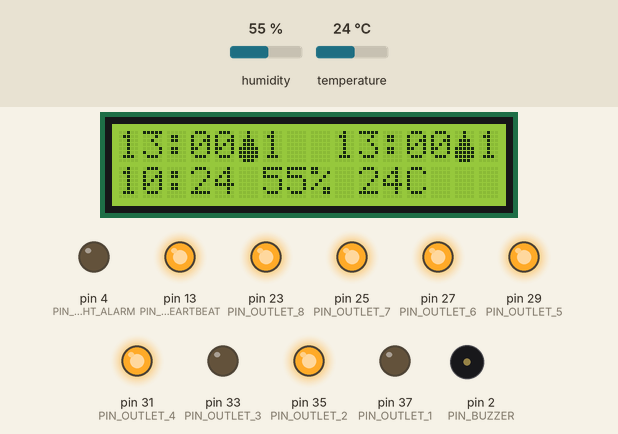
Simulated run of this sketch. Board: Arduino Mega 2560, built with avr-gcc and run on an emulated ATmega2560. On the bench: 16×2 character LCD, output pins drawn as LEDs (lit = HIGH), buzzer (waves = sounding, pin HIGH). Dashed ring = blinking. The test bench sets the inputs (shaded band); at power-on: temperature 24 °C, humidity 55 %. The local clock reads 2024-03-15 10:24:30 at power-on unless the sketch sets it; storage starts empty; what the sketch prints to the serial monitor is not drawn.

Above: at 1.1 s.
2.1 s: temperature set to 0 °C
At 6.0 s:
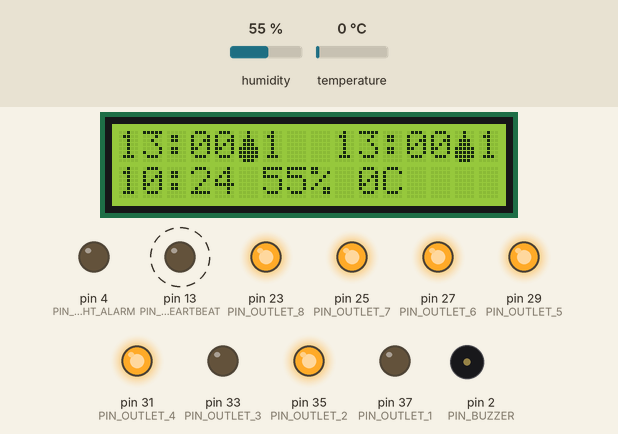
6.6 s: humidity set to 22 %
At 10.7 s:
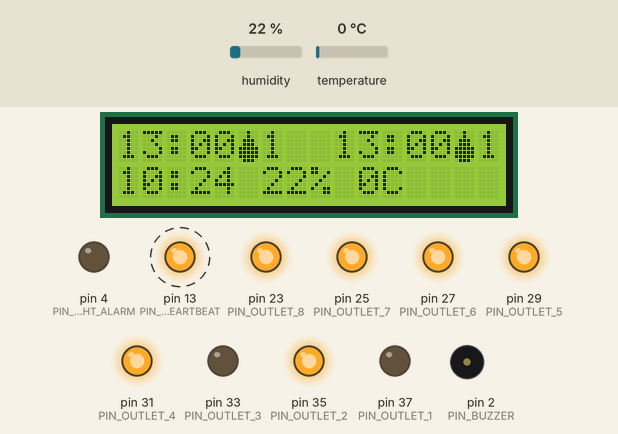
11.8 s: humidity set to 40 %
At 15.8 s:
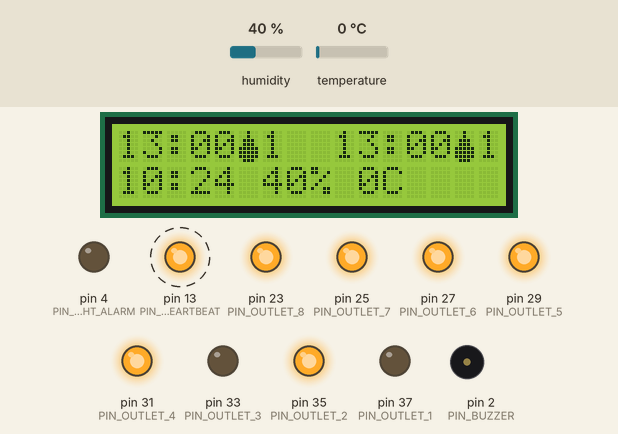
16.9 s: temperature set to 12 °C
At 20.9 s:
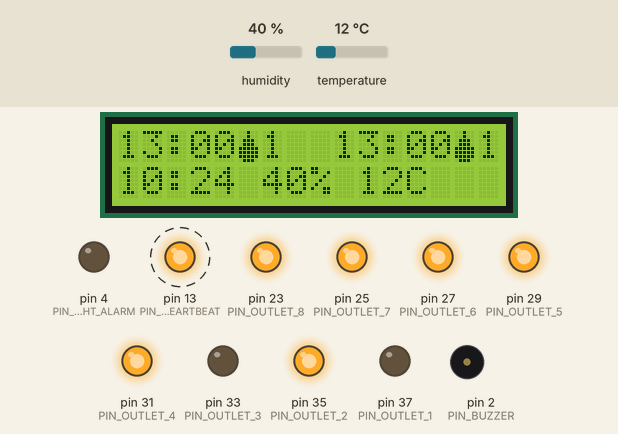
Timing chart, 0 to 23.0 s (numbered marks = the images above; inputs shaded):
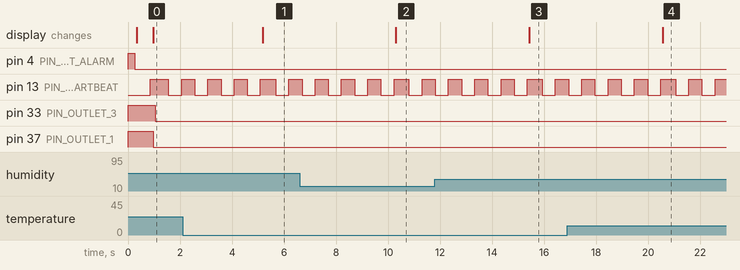

The sketch:

HydroponicsController.ino
```cpp
#define MINUTE UINT32_C(60)
#define HOUR UINT32_C(3600)
#define DAY UINT32_C(86400)

// configuration
//#define SCHEDULE_TEST // if defined, the clock will be greatly sped up
//#define SET_TIME_OVERRIDE // if defined, it will set the clock and stop.

struct Deck {
  const int id;

  const int lightOutlet;
  const int pumpOutlet;

  const uint32_t lightDuration; // seconds
  const uint32_t sunriseTime; // seconds after midnight
  const uint8_t floodCycles;

  const uint8_t floodMinutes;
  const uint8_t drainMinutes;
};

static const Deck g_deckList[] = {
  {1 /*id*/, 1 /*lightOutlet*/, 2 /*pumpOutlet*/, 12 * HOUR /*lightDuration*/, 9 * HOUR /*sunriseTime*/, 4 /*floodCycles*/, 4 /*floodMinutes*/, 0 /*drainMinutes*/},
  {2 /*id*/, 3 /*lightOutlet*/, 4 /*pumpOutlet*/, 12 * HOUR /*lightDuration*/, 9 * HOUR /*sunriseTime*/, 4 /*floodCycles*/, 5 /*floodMinutes*/, 5 /*drainMinutes*/},
};
static const uint8_t deckCount = sizeof(g_deckList) / sizeof(Deck);
static_assert(deckCount > 0, "Must have at least one deck");

#define LOG_INTERVAL_MINUTES 5

// pinout definitions
#define PIN_BUZZER            2
#define PIN_LIGHT_HEARTBEAT   LED_BUILTIN
#define PIN_LIGHT_ALARM       4

#define PIN_LCD_RS            22
#define PIN_LCD_EN            24
#define PIN_LCD_D4            26
#define PIN_LCD_D5            28
#define PIN_LCD_D6            30
#define PIN_LCD_D7            32

#define PIN_DHT               34
#define PIN_SD_CHIPSELECT     53

#define PIN_OUTLET_1          37
#define PIN_OUTLET_2          35
#define PIN_OUTLET_3          33
#define PIN_OUTLET_4          31
#define PIN_OUTLET_5          29
#define PIN_OUTLET_6          27
#define PIN_OUTLET_7          25
#define PIN_OUTLET_8          23

// includes
#include <avr/wdt.h>
#include <Wire.h> // used by RTClb (I2C?)
#include "DHT.h"
#include "RTClib.h"

#define HEARTBEAT wdt_reset()

class Display {
public:
  static void init();
  static void poll();
  static void showError(const char* message);

private:
  static void update();
};

class Log {
public:
  enum Level { info, warn, error, fatal };

  static void init();
  static void poll();
  static void logString(Level level, String message);
  static bool haveSeenError() { return errorSeen; }

private:
  static void update();

  static bool errorSeen;
};

class PumpSchedule; // for some reason this needs to be here for stuff in Pumps.ino to work??
class Pumps {
public:
  static void init();
  static void poll();

  static uint8_t getCurrentCycle(uint8_t index);
  static uint32_t getNextEvent(uint8_t index);
};

class Lights {
public:
  static void init();
  static void poll();
};

RTC_DS3231 g_rtc;
DHT g_dht(PIN_DHT, DHT22);

// global state
DateTime g_now;
float g_airTemp;
float g_airHumidity;

void pollSensorState() {
  // TODO update sensors: water temp, water EC, water pH, water level (x4), soil humidity (x3)

  // DHT updates about once every 2 seconds, and update takes 250ms. (otherwise it does nothing, seemingly)
  g_airTemp = g_dht.readTemperature();
  g_airHumidity = g_dht.readHumidity();
}

void setOutlet(int number, bool on) {
  Log::logString(Log::info, "Setting outlet " + String(number) + " = " + String(on));
  if (number < 1 || number > 8)
    fatalError("bad outlet #");
  static const int pinMap[8] = {
    PIN_OUTLET_1,
    PIN_OUTLET_2,
    PIN_OUTLET_3,
    PIN_OUTLET_4,
    PIN_OUTLET_5,
    PIN_OUTLET_6,
    PIN_OUTLET_7,
    PIN_OUTLET_8,
  };
  digitalWrite(pinMap[number-1], on ? LOW : HIGH);
}

void setup() {
  // enable watchdog timer
  HEARTBEAT;
  wdt_enable(WDTO_2S); // 2 seconds

  // configure pins
  HEARTBEAT;
  pinMode(PIN_BUZZER, OUTPUT);
  pinMode(PIN_LIGHT_HEARTBEAT, OUTPUT);
  pinMode(PIN_LIGHT_ALARM, OUTPUT);
  pinMode(PIN_OUTLET_1, OUTPUT);
  pinMode(PIN_OUTLET_2, OUTPUT);
  pinMode(PIN_OUTLET_3, OUTPUT);
  pinMode(PIN_OUTLET_4, OUTPUT);
  pinMode(PIN_OUTLET_5, OUTPUT);
  pinMode(PIN_OUTLET_6, OUTPUT);
  pinMode(PIN_OUTLET_7, OUTPUT);
  pinMode(PIN_OUTLET_8, OUTPUT);

  digitalWrite(PIN_OUTLET_1, HIGH); // high means relay off
  digitalWrite(PIN_OUTLET_2, HIGH);
  digitalWrite(PIN_OUTLET_3, HIGH);
  digitalWrite(PIN_OUTLET_4, HIGH);
  digitalWrite(PIN_OUTLET_5, HIGH);
  digitalWrite(PIN_OUTLET_6, HIGH);
  digitalWrite(PIN_OUTLET_7, HIGH);
  digitalWrite(PIN_OUTLET_8, HIGH);

  // lamp test (briefly illuminate all to ensure they're connected and functioning)
  digitalWrite(PIN_BUZZER, LOW);
  digitalWrite(PIN_LIGHT_HEARTBEAT, LOW);
  digitalWrite(PIN_LIGHT_ALARM, HIGH);
  delay(250);
  digitalWrite(PIN_BUZZER, LOW);
  digitalWrite(PIN_LIGHT_HEARTBEAT, LOW);
  digitalWrite(PIN_LIGHT_ALARM, LOW);

  // initialize hardware, modules
  HEARTBEAT;
  Display::init();
  Log::init();

  if (!g_rtc.begin())
    fatalError("begin RTC error");
#ifdef SET_TIME_OVERRIDE
  g_rtc.adjust(DateTime(F(__DATE__), F(__TIME__)));
#endif
  delay(500); // come to our senses and get a sane time

  HEARTBEAT;
  g_now = g_rtc.now();
  Lights::init();
  Pumps::init();

  Log::logString(Log::warn, "RESET");
#ifdef SCHEDULE_TEST
  Log::logString(Log::warn, "Schedule test enabled.");
#endif
}

void loop() {
  HEARTBEAT;

  // update clock time
#ifdef SCHEDULE_TEST
  g_now = g_now + TimeSpan(MINUTE); // fast forward - one minute per tick
#else
  g_now = g_rtc.now();
#endif

  pollSensorState();

  Display::poll();
  Log::poll();
  Lights::poll();
  Pumps::poll();

  HEARTBEAT;
  delay(500); // ms
}

void fatalError(const char* message) {
  // activate red light & alarm buzzer
  digitalWrite(PIN_BUZZER, HIGH);
  digitalWrite(PIN_LIGHT_ALARM, HIGH);

  Log::logString(Log::fatal, message);
  Display::showError(message); // display error on LCD

  // wait for watchdog to reset us (no heartbeat!) while drawing attention
  while (true) {
    delay(250);
    digitalWrite(PIN_BUZZER, LOW);
    digitalWrite(PIN_LIGHT_ALARM, LOW);
    delay(250);
    digitalWrite(PIN_BUZZER, HIGH);
    digitalWrite(PIN_LIGHT_ALARM, HIGH);
  }
}
```

Display.ino
```cpp
#include <LiquidCrystal.h>

// custom characters
byte customChar_waterDrop[] = {
  B00100,
  B00100,
  B01110,
  B01110,
  B11111,
  B11111,
  B11111,
  B01110
};
byte customChar_twoDrops[] = {
  B01000,
  B01000,
  B11100,
  B01000,
  B00010,
  B00010,
  B00111,
  B00010
};
byte customChar_drain[] = {
  B00000,
  B10001,
  B10001,
  B10001,
  B11111,
  B00100,
  B00000,
  B00100
};
byte customChar_fill[] = {
  B00100,
  B10001,
  B10101,
  B11111,
  B11111,
  B00000,
  B00000,
  B00000
};

LiquidCrystal g_lcd(PIN_LCD_RS, PIN_LCD_EN, PIN_LCD_D4, PIN_LCD_D5, PIN_LCD_D6, PIN_LCD_D7);

/*static*/ void Display::init() {
  // 16x2 display area
  g_lcd.begin(16, 2);

  // up to 8 custom characters, 5x8
  g_lcd.createChar(0, customChar_waterDrop);
  g_lcd.createChar(1, customChar_drain);
  g_lcd.createChar(2, customChar_fill);
}

/*static*/ void Display::poll() {
  // blink heartbeat light
  static bool heartbeatLightState = false;
  heartbeatLightState = !heartbeatLightState;
  digitalWrite(PIN_LIGHT_HEARTBEAT, heartbeatLightState ? HIGH : LOW);

  // update check engine light
  digitalWrite(PIN_LIGHT_ALARM, Log::haveSeenError() ? HIGH : LOW);

  // update LCD
  static uint32_t refreshInterval = 5; // in seconds. (rate limited to reduce flicker)
  static uint32_t lastRefresh = 0;
  uint32_t now = g_now.unixtime();
  if (now - lastRefresh >= refreshInterval) {
    lastRefresh = now;
    update();
  }
}

/*static*/ void Display::showError(const char* message) {
  g_lcd.clear();
  g_lcd.print(message);
}

// actually writes to LCD
/*static*/ void Display::update() {
  /*
   |      |       |  (measures 16 characters)
   HH:MM*#  HH:MM*#  tray1 next flood, tray 1 flood index, tray2 next flood, tray2 flood index
     HH:MM ##% ##C   clock, humidity, temp
   */

  auto displayTrayInfo = [](uint8_t deckIndex) {
    DateTime nextEvent = DateTime(Pumps::getNextEvent(deckIndex));
    if (nextEvent.hour() < 10) g_lcd.print('0');
    g_lcd.print(nextEvent.hour(), DEC);
    g_lcd.print(':');
    if (nextEvent.minute() < 10) g_lcd.print('0');
    g_lcd.print(nextEvent.minute(), DEC);
    g_lcd.write(byte(0)); // water drop
    g_lcd.print(Pumps::getCurrentCycle(deckIndex));
  };


  // 16x2 display area
  g_lcd.begin(16, 2); // HACK HACK HACK try to reset lcd in case noise from pumps has scrambled it

  g_lcd.clear();
  displayTrayInfo(0);
  g_lcd.print("  ");
  displayTrayInfo(1);

  g_lcd.setCursor(0,1);
  if (g_now.hour() < 10) g_lcd.print('0');
  g_lcd.print(g_now.hour(), DEC);
  g_lcd.print(':');
  if (g_now.minute() < 10) g_lcd.print('0');
  g_lcd.print(g_now.minute(), DEC);
  g_lcd.print(' ');
  g_lcd.print((int) g_airHumidity, DEC);
  g_lcd.print("% ");
  g_lcd.print((int) g_airTemp, DEC);
  g_lcd.print("C");
}
```

Lights.ino
```cpp
/*static*/ void Lights::init() {
}

/*static*/ void Lights::poll() {
  static bool lightOn[deckCount] {};

  uint32_t daySeconds = g_now.unixtime() % DAY;
  for (int i=0; i<deckCount; i++) {
    const bool afterSunrise = daySeconds >= g_deckList[i].sunriseTime;
    const bool beforeSunset = daySeconds < (g_deckList[i].sunriseTime + g_deckList[i].lightDuration);
    const bool shouldBeOn = afterSunrise && beforeSunset;

    if (lightOn[i] != shouldBeOn) {
      lightOn[i] = shouldBeOn;
      Log::logString(Log::info, (shouldBeOn ? "Sunrise #" : "Sunset #") + String(g_deckList[i].id));
      setOutlet(g_deckList[i].lightOutlet, shouldBeOn);
    }
  }
}
```

Log.ino
```cpp
#include <SPI.h> // used by SD.h
#include <SD.h>

bool lastSerialState = false;
bool Log::errorSeen = false;

/*static*/ void Log::init() {
  Serial.begin(9600);

  if (!SD.begin(PIN_SD_CHIPSELECT))
    fatalError("SD card fail");
}

/*static*/ void Log::poll() {
  static uint32_t nextLogTime = g_now.unixtime() + 5; // begin a few seconds after boot to have sane sensor data

  uint32_t unixTime = g_now.unixtime();
  if (unixTime >= nextLogTime) {
    nextLogTime = unixTime + LOG_INTERVAL_MINUTES * MINUTE;
    update();
  }
}

/*static*/ void Log::update() {
  String message = "Humidity: " + String(g_airHumidity, 0) + "% Temp:" + String(g_airTemp, 0) + "C";
  logString(Log::info, message);
}

/*static*/ void Log::logString(Log::Level level, String message) {
  Log::errorSeen |= (level >= error);

  static const char levelStrings[4][7] = {"INFO  ", "WARN  ", "ERROR ", "FATAL "};
  String date = String(g_now.year()) + "/" + String(g_now.month()) + "/" + String(g_now.day()) + " ";
  String time = String(g_now.hour()) + ":" + String(g_now.minute()) + ":" + String(g_now.second()) + " ";

  if (Serial) {
    Serial.print(levelStrings[level]);
    Serial.print(date);
    Serial.print(time);
    Serial.println(message);
  }

  File logFile = SD.open("log.txt", FILE_WRITE);
  if (!logFile) {
    Serial.println("error opening log on SD");
    Display::showError("SD log error"); // TODO this junks up the display when execution continues b/c normal display doesn't use clear. On the bright side, you can tell it happened even hours later...
  } else {
    logFile.print(levelStrings[level]);
    logFile.print(date);
    logFile.print(time);
    logFile.println(message);
    logFile.close();
  }
}
```

Pumps.ino
```cpp
class PumpSchedule {
public:
  PumpSchedule(const Deck& deck) :
    deck(deck),
    cycleInterval(deck.lightDuration / (deck.floodCycles - 1)) // for 5 cycles, there are 4 intervals between, thus floodCycles-1
  {
    updateNextFlood();
  }

  void updateNextFlood() {
    currentCycle = calculateCurrentCycle();
    nextCycleTimestamp = calculateNextFlood();
  }

  uint8_t getCycle() { return currentCycle; }
  uint32_t getNextCycleTime() { return nextCycleTimestamp; }

  const Deck& deck;
  const uint32_t cycleInterval;

private:
    uint8_t calculateCurrentCycle() {
    uint32_t daySeconds = g_now.unixtime() % DAY;
    if (daySeconds < deck.sunriseTime)
      return 0;

     // for simplicity, I here assume cycle increments when flood begins, so at deck.sunriseTime the cycle is 1.
    int cycle = 1 + (daySeconds - deck.sunriseTime) / cycleInterval;

    if (cycle > deck.floodCycles)
      cycle = deck.floodCycles; // max cycle value
    return cycle;
  }

  uint32_t calculateNextFlood() {
    uint32_t nextFlood; // seconds after midnight
    if (currentCycle < deck.floodCycles)
      nextFlood = deck.sunriseTime + currentCycle * cycleInterval;
    else
      nextFlood = DAY + deck.sunriseTime;

    DateTime nowDay(g_now.year(), g_now.month(), g_now.day(), 0, 0, 0);
    return nowDay.unixtime() + nextFlood;
  }

  uint8_t currentCycle;
  uint32_t nextCycleTimestamp;
};

static PumpSchedule* PumpSchedules[deckCount];

/*static*/ void Pumps::init() {
  for (int i=0; i < deckCount; i++)
    PumpSchedules[i] = new PumpSchedule(g_deckList[i]); // lives until shutdown - we never deallocate.
}

void updateSchedulesAtMidnight() {
  // resets cycle count each day at midnight
  static uint8_t prevDay = g_now.day();
  if (g_now.day() != prevDay) {
    prevDay = g_now.day();
    for (PumpSchedule* schedule: PumpSchedules)
      schedule->updateNextFlood();
  }
}

PumpSchedule* findNextFloodEvent() {
  uint32_t nextFloodTime = -1; // max uint
  PumpSchedule* nextSchedule = PumpSchedules[0];
  for (PumpSchedule* schedule: PumpSchedules) {
    if (schedule->getNextCycleTime() < nextFloodTime) {
      nextFloodTime = schedule->getNextCycleTime();
      nextSchedule = schedule;
    }
  }
  return nextSchedule;
}

enum State {
  wait,
  flood,
  drain,
  stateCount
};

/*static*/ void Pumps::poll() {
  updateSchedulesAtMidnight();

  // timed state changes
  static State currentState = wait;
  static PumpSchedule* currentSchedule = findNextFloodEvent();
  static uint32_t stateChangeTime = currentSchedule->getNextCycleTime();

  if (g_now.unixtime() < stateChangeTime)
    return;

  currentState = static_cast<State>((currentState + 1) % stateCount);

  switch (currentState) {
    case wait:
      Log::logString(Log::info, "Pump State: Wait");
      if (currentSchedule)
        currentSchedule->updateNextFlood(); // only the tray that just got flooded
      currentSchedule = findNextFloodEvent();
      stateChangeTime = currentSchedule->getNextCycleTime();
      break;

    case flood:
      Log::logString(Log::info, "Pump State: Flood #" + String(currentSchedule->deck.id));
      setOutlet(currentSchedule->deck.pumpOutlet, true);
      stateChangeTime = g_now.unixtime() + currentSchedule->deck.floodMinutes * MINUTE;
      break;

    case drain:
      Log::logString(Log::info, "Pump State: Drain #" + String(currentSchedule->deck.id));
      setOutlet(currentSchedule->deck.pumpOutlet, false);
      stateChangeTime = g_now.unixtime() + currentSchedule->deck.drainMinutes * MINUTE;
      break;

    default:
      fatalError("pump state");
  }
}

/*static*/ uint8_t Pumps::getCurrentCycle(uint8_t index) { return PumpSchedules[index]->getCycle(); }
/*static*/ uint32_t Pumps::getNextEvent(uint8_t index) { return PumpSchedules[index]->getNextCycleTime(); }
```

Measured:
- after the input at 2.1 s, the display: changes after 3.1 s (image 1)
- after the input at 6.6 s, the display: changes after 3.7 s (image 2)
- after the input at 11.8 s, the display: changes after 3.6 s (image 3)
- after the input at 16.9 s, the display: changes after 3.7 s (image 4)
- by itself, pin 13 (PIN_LIGHT_HEARTBEAT): alternates HIGH for 0.50 s and LOW for 0.51 s
